Frame 1 (no input): blank canvas, image omitted
Frame 60 (the mouse pressed at the canvas centre just before this capture): blank canvas, image omitted
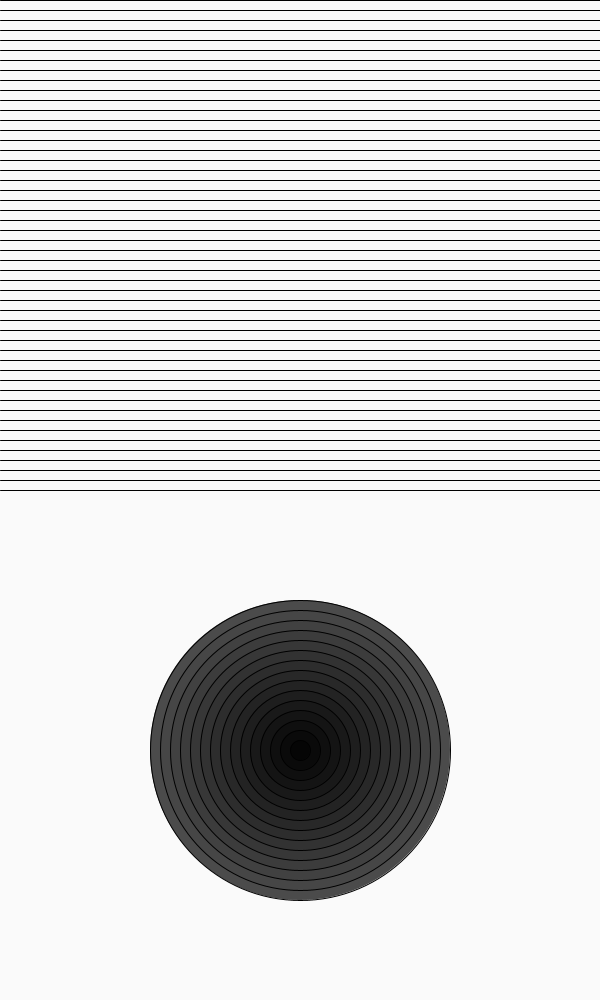
Frame 120 (the mouse held since frame 60 and released just before this capture)

The Processing sketch whose frames 1 and 60 were blank and that drew this single picture after the mouse press (run headless with seeded random() and noise(); from frame 60 on, the mouse is pressed at the canvas centre):

// Processing sketch: loops_3
// ── loops_3.pde
int lineSpacing = 10;
int ellipseSpacing = 20;

void setup(){
  size(600, 1000);
}

void draw(){
  background(250);
  for(int i = 0; i<mouseY/(lineSpacing); i++){
    line(0, i*lineSpacing, 600, i*lineSpacing);
  }
  
  noFill();
  for(int j = mouseX/ellipseSpacing; j>0; j--){
    fill(j*5);
    ellipse(width/2, (height*3)/4, j*ellipseSpacing, j*ellipseSpacing);
  }
  
}
